Frame 1 (no input): blank canvas, image omitted
Frame 60 (no input): blank canvas, image omitted
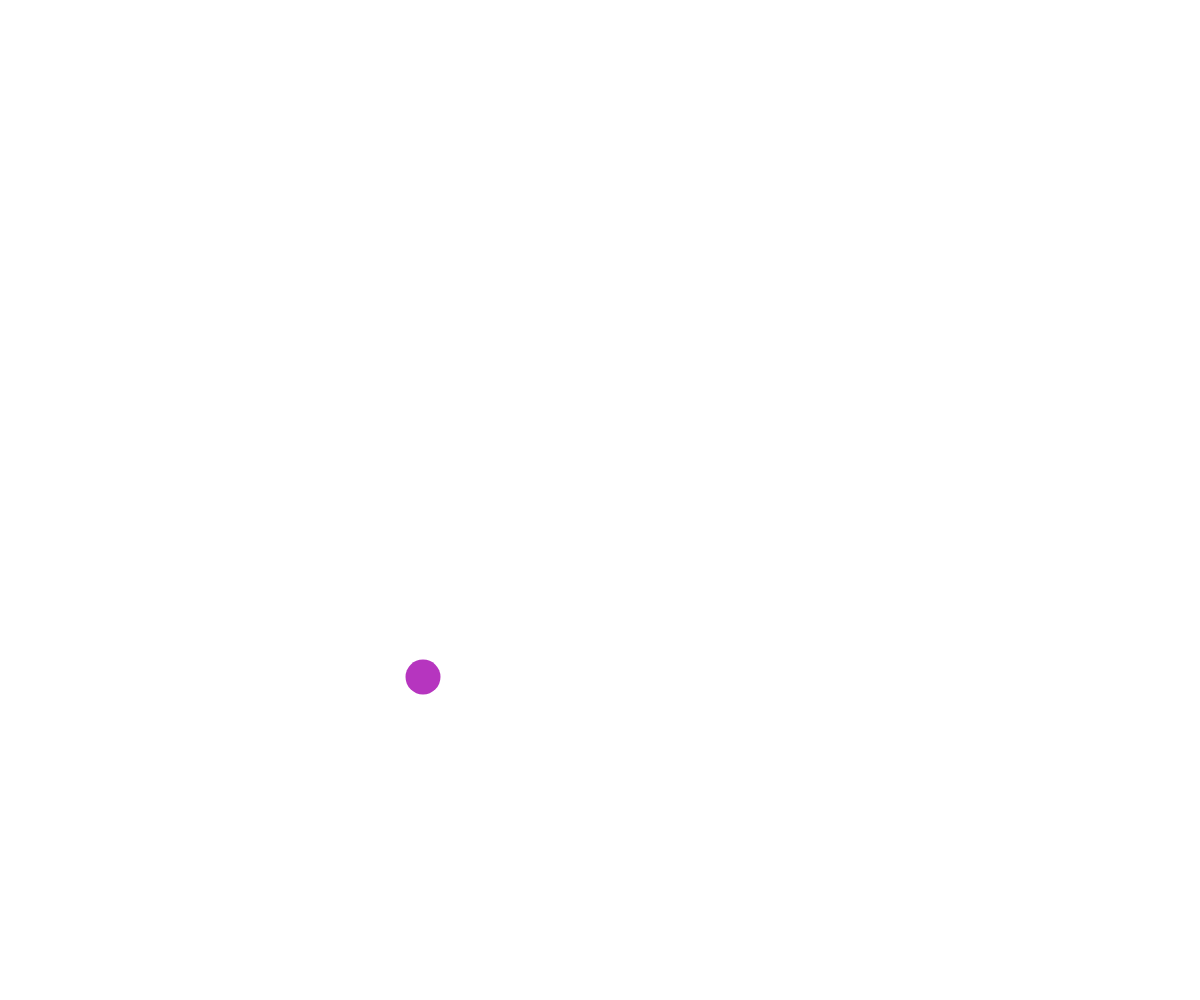
Frame 120 (the mouse pressed at the canvas centre since frame 60)

The p5.js sketch whose frames 1 and 60 were blank and that drew this single picture after the mouse press (run headless with seeded random() and noise() and a simulated clock; from frame 60 on, the mouse is pressed at the canvas centre):

// p5.js sketch
// ── sketch.js
let x = 0
let y = 40
let w = 50
let h = 30
let stepX = 50
let stepY = 50

let tablero 
let p1
let p2
let ball

//array de balls
var balls = []

//colision entre bolas
var dx = 0
var dy = 0
var distance = 0

function setup() {
	createCanvas(windowWidth, windowHeight)
	tablero = new Tablero(windowWidth,windowHeight,'white')
}

function draw() {

	tablero.draw()

	//recorrer el array de balls
	for(let i=0 ; i < balls.length; i++){
		balls[i].draw()
		balls[i].move()

		if(i != 0){
			//console.log(balls[i-1].x)
			dx = balls[i].x - balls[i-1].x
			dy = balls[i].y - balls[i-1].y
			distance = Math.sqrt(dx * dx + dy * dy)

			if (distance < balls[i].d + balls[i-1].d) {
			    console.log("colision")
			}
			
		}


	}

}

function keyPressed(){

	//movimiento 
	switch(keyCode){

		case UP_ARROW:
				p2.moveUp() 
			break;

		case DOWN_ARROW:
				p2.moveDown() 
			break;
		case 87:
				p1.moveUp() 
			break;
		case 83:
				p1.moveDown() 
			break;

	}
}

function mousePressed(){
	//crear una nueva ball y añadirlo al array
	ball = new Ball(mouseX, mouseY, 35)
	balls.push(ball)

}
// ── Ball.js
class Ball{

	constructor(x, y, d){
		this.x = x
		this.y = y
		this.c = color(random(255),random(255),random(255))
		this.d = d
		this.speed = 3
		this.dirX = this.direction()
		this.dirY = this.direction()

	}

	draw(){
		//noStroke()
		push()
		noStroke();
		fill(this.c)
		ellipse(this.x, this.y, this.d)
		pop()

		this.bounce()

	}


	move(){

		this.x += this.speed * this.dirX
		this.y += this.speed * this.dirY

	}

	direction(){
		return floor(random(2)) * 2 - 1
	}

	bounce(){

		//detecta la colision de abajo(del canvas)
		if(this.y > height){
			this.dirY -=1
		}

		//detecta la colision de arriba(del canvas)
		if(this.y < 0){
			this.dirY +=1
		}

		//detecta la colision de la derecha(del canvas)
		if(this.x > width){
			this.dirX -=1
		}

		//detecta la colision de la izquierda(del canvas)
		if(this.x < 0){
			this.dirX +=1
		}
	}


}
// ── Paddle.js
class Paddle{

	constructor(x, y, w, h, c){
		this.x = x
		this.y = y
		this.w = w
		this.h = h
		this.c = c
		this.speed = 10
	}

	draw(){
		push()
		noStroke()
		fill(this.c)
		rect(this.x,this.y,this.w,this.h)
		pop()

	}


	moveUp(){

		if(this.y < 0){
			return
		}

		this.y -= this.speed
	}

	moveDown(){

		if(this.y + this.h >= windowHeight){
			return 
		}

		this.y += this.speed
	}
}
// ── Tablero.js
class Tablero {

	constructor(w, h, c){
		this.w = w
		this.h = h
		this.c = c
		this.red = {
			x1: floor(this.w / 2),
			y1: 0,
			x2: floor(this.w / 2),
			y2: this.h

		} 
	}

	draw(){
		push()
		noStroke()
		fill(this.c)
		rect(0,0,this.w,this.h)
		pop()

		strokeWeight(10)
		stroke('white')
		line(this.red.x1,this.red.y1,this.red.x2,this.red.y2)
		
	}
}
